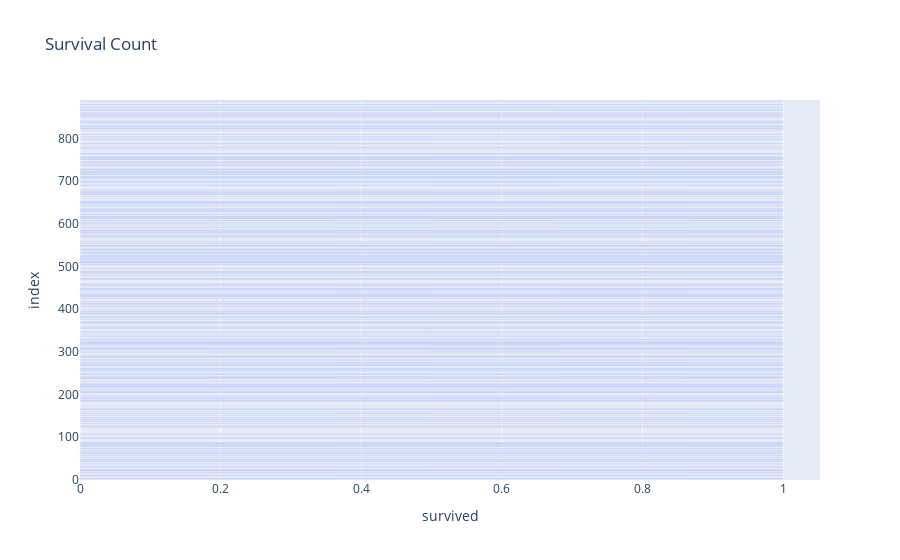

The notebook cell saved with this chart:
### Code cell
fig3 = px.bar(df, x='survived', title='Survival Count')
fig3.show()

### Figure 1 — Plotly figure (JSON) as saved in the notebook; plotly's stock layout.template omitted (floating-point values rounded to 4 significant figures; data arrays with more than 128 entries replaced by an {"elided": "..."} marker saying what was removed)
{"data": [{"hovertemplate": "survived=%{x}<br>index=%{y}<extra></extra>", "legendgroup": "", "marker": {"color": "#636efa", "pattern": {"shape": ""}}, "name": "", "orientation": "h", "showlegend": false, "textposition": "auto", "type": "bar", "x": {"elided": "891 int values"}, "xaxis": "x", "y": {"elided": "891 int values"}, "yaxis": "y"}], "layout": {"barmode": "relative", "legend": {"tracegroupgap": 0}, "title": {"text": "Survival Count"}, "xaxis": {"anchor": "y", "domain": [0, 1], "title": {"text": "survived"}}, "yaxis": {"anchor": "x", "domain": [0, 1], "title": {"text": "index"}}}}
